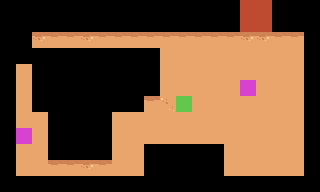

This game map was drawn from its Tiled (.tmx) file and the tilesets committed beside it. A one-line description and the full map source follow:
An orthogonal 20x12 tile map with 16x16 px tiles, 3 tile layers (Tiles_1, Tiles_2, IntGrid), 2 tilesets.

<map version="1.4" tiledversion="1.4.2" orientation="orthogonal" renderorder="right-down" compressionlevel="0" width="20" height="12" tilewidth="16" tileheight="16" infinite="0" backgroundcolor="#696A79" nextlayerid="4" nextobjectid="1"><tileset firstgid="1" name="Tilemap_packed" tilewidth="16" tileheight="16" tilecount="132" columns="12" objectalignment="topleft" margin="0" spacing="0"><image source="../../public/assets/tilemap_packed.png" width="192" height="176" /></tileset><tileset firstgid="133" name="IntGrid" tilewidth="16" tileheight="16" tilecount="5" columns="5" objectalignment="topleft"><image source="IntGrid.intgrid.png" width="80" height="16" /></tileset><layer id="1" name="Tiles_1" width="20" height="12" opacity="1"><data encoding="csv">2,3,3,3,3,3,3,3,3,3,3,3,3,3,3,3,3,3,3,4,14,15,15,15,15,15,15,15,15,15,15,15,15,15,15,47,48,41,41,16,14,51,52,51,51,52,51,51,51,51,51,51,51,51,51,52,52,51,51,16,14,49,5,27,27,27,27,27,27,6,49,49,49,49,49,49,49,49,49,16,14,49,17,4,25,1,2,3,3,18,49,49,49,49,49,49,49,49,49,16,14,49,58,16,1,25,14,15,15,60,49,49,49,49,49,49,49,49,49,16,14,49,51,16,13,1,14,52,52,51,50,49,49,49,49,49,49,49,49,16,14,49,49,16,1,25,14,49,49,49,49,49,49,49,49,49,49,49,49,16,14,49,49,17,3,3,18,49,49,49,49,49,49,49,49,49,49,49,49,16,14,49,49,58,41,41,60,49,49,5,27,27,27,6,49,49,49,49,49,16,14,49,49,51,51,52,51,49,49,16,1,25,1,14,49,49,49,49,49,16,26,27,27,27,27,27,27,27,27,28,13,1,1,26,27,27,27,27,27,28</data></layer><layer id="2" name="Tiles_2" width="20" height="12" opacity="1"><data encoding="csv">0,0,0,0,0,0,0,0,0,0,0,0,0,0,0,0,0,0,0,0,0,0,0,0,0,0,0,0,0,0,0,0,0,0,0,0,0,0,0,0,0,90,0,0,0,0,0,0,0,0,0,0,0,0,0,0,0,0,0,0,0,78,0,0,0,0,0,0,0,0,0,0,0,0,0,0,0,0,0,0,0,0,0,0,0,0,0,0,0,0,0,0,0,0,0,0,0,0,0,0,0,0,0,0,0,0,0,0,0,0,0,0,0,0,0,0,0,0,0,0,0,0,83,0,0,0,0,75,87,0,0,0,0,0,0,0,0,0,0,0,0,0,0,0,0,0,0,0,0,0,0,0,0,0,0,0,0,0,0,0,0,0,0,0,0,0,0,0,0,0,0,0,0,0,0,0,0,0,0,0,0,0,0,0,0,0,0,0,0,0,0,0,0,0,0,0,0,0,0,0,0,0,0,0,0,0,0,0,0,0,0,0,0,0,0,0,0,0,0,0,0,0,0,0,0,0,0,0,0,0,0,0,0,0,0,0,0,0,0,0</data></layer><layer id="3" name="IntGrid" width="20" height="12" opacity="1"><data encoding="csv">133,133,133,133,133,133,133,133,133,133,133,133,133,133,133,134,134,133,133,133,133,133,133,133,133,133,133,133,133,133,133,133,133,133,133,134,134,133,133,133,133,133,0,0,0,0,0,0,0,0,0,0,0,0,0,0,0,0,0,133,133,133,133,133,133,133,133,133,133,133,0,0,0,0,0,0,0,0,0,133,133,0,133,133,133,133,133,133,133,133,0,0,0,0,0,0,0,0,0,133,133,0,133,133,133,133,133,133,133,133,0,0,0,0,0,137,0,0,0,133,133,0,133,133,133,133,133,133,133,0,0,136,0,0,0,0,0,0,0,133,133,0,0,133,133,133,133,0,0,0,0,0,0,0,0,0,0,0,0,133,133,137,0,133,133,133,133,0,0,0,0,0,0,0,0,0,0,0,0,133,133,0,0,133,133,133,133,0,0,133,133,133,133,133,0,0,0,0,0,133,133,0,0,0,0,0,0,0,0,133,133,133,133,133,0,0,0,0,0,133,133,133,133,133,133,133,133,133,133,133,133,133,133,133,133,133,133,133,133,133</data></layer></map>
